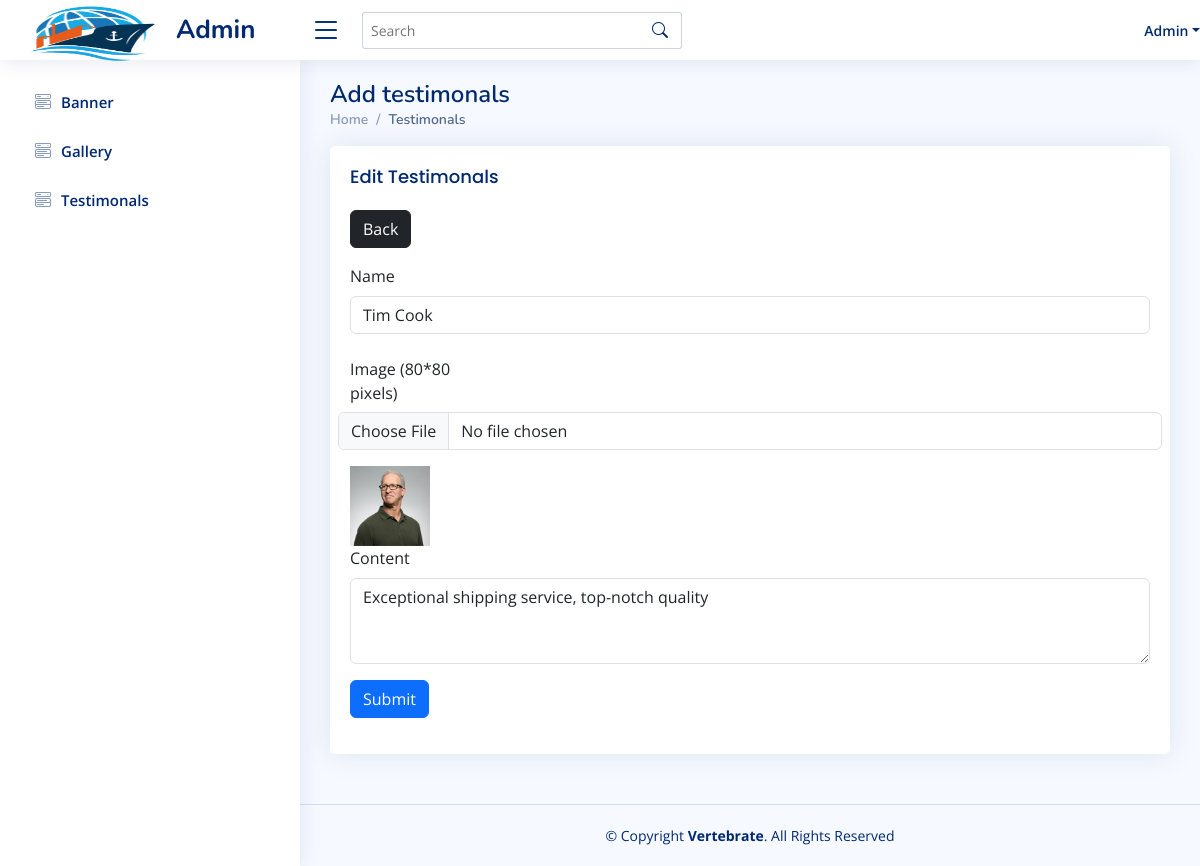
Page /admin/edit_testimonals.php?edit_id=6 (signed in) on the committed database.
### tables this page shows
CREATE TABLE `testimonals` (
  `test_id` int(11) NOT NULL,
  `name` varchar(50) NOT NULL,
  `image` varchar(200) NOT NULL,
  `content` text NOT NULL,
  `created_at` datetime NOT NULL DEFAULT current_timestamp() ON UPDATE current_timestamp()
);

### admin/controller/main.php (called while the page is built, shortened)
<?php
class dashboard
{
    public function testimonalsdetails($id)
    {
        $db = getDB();
        $stmt = $db->prepare("SELECT * FROM testimonals where test_id=:id");
        $stmt->bindParam("id", $id, PDO::PARAM_STR);
        $stmt->execute();
        $count = $stmt->rowCount();
        $data = $stmt->fetch(PDO::FETCH_OBJ);
        if ($count) {
            return $data;
        } else {
            return false;
        }
    }
}

### admin/edit_testimonals.php (the view, shortened to what this page needs)
<?php include 'includes/header.php'; ?>
<?php
include_once 'controller/main.php';
$user = new dashboard();
$id = $_GET['edit_id'];
$testimonals = $user->testimonalsdetails($id);
?><script>
<main id="main" class="main">
    <div class="pagetitle">
        <h1>Add testimonals</h1>
        <nav>
            <ol class="breadcrumb">
                <li class="breadcrumb-item"><a href="index.php">Home</a></li>
                <li class="breadcrumb-item active">Testimonals</li>
            </ol>
        </nav>
    </div>
    <section class="section">
        <div class="row">
            <div class="col-lg-12">
                <div class="card">
                    <div class="card-body">
                        <h5 class="card-title ">Edit Testimonals</h5>
                        <a href="testimonals.php" class="btn cur-p btn-dark mb-3">Back</a>
                        <form method="post" enctype="multipart/form-data">
                            <div class="mb-3">
                                <label for="exampleFormControlInput1" class="form-label">Name</label>
                                <input type="text" name="name" class="form-control" id="exampleFormControlInput1" value="<?php echo $testimonals->name ?>">
                            </div>
                            <div class="row mb-3">
                                <label for="inputNumber" class="col-sm-2 col-form-label">Image (80*80 pixels)</label>
                                <input type="file" class="form-control" name="image">
                            </div>
                            <div>
                                <img style="height:80px; width:80px" src="<?php echo $testimonals->image; ?>">
                            </div>
                            <div class="mb-3">
                                <label for="exampleFormControlTextarea1" class="form-label">Content</label>
                                <textarea class="form-control" name="content" id="exampleFormControlTextarea1" rows="3"><?php echo $testimonals->content ?></textarea>
                            </div>
                            <div class="row mb-3">
                                <div class="col-sm-10">
                                    <button type="submit" name="submit" class="btn btn-primary">Submit</button>
                                </div>
                            </div>
                        </form>
                    </div>
                </div>
            </div>
        </div>
    </section>
</main>
<?php include 'includes/footer.php'; ?>

### admin/assets/css/style.css (style rules this page uses)
:root { scroll-behavior: smooth; }
body { font-family: "Open Sans", sans-serif; background: #f6f9ff; color: #444444; }
a { color: #4154f1; text-decoration: none; }
h1, h2, h3, h4, h5, h6 { font-family: "Nunito", sans-serif; }
#main { margin-top: 60px; padding: 20px 30px; transition: all 0.3s; }
.pagetitle { margin-bottom: 10px; }
.pagetitle h1 { font-size: 24px; margin-bottom: 0; font-weight: 600; color: #012970; }
.card { margin-bottom: 30px; border: none; border-radius: 5px; box-shadow: 0px 0 30px rgba(1, 41, 112, 0.1); }
.card-title { padding: 20px 0 15px 0; font-size: 18px; font-weight: 500; color: #012970; font-family: "Poppins", sans-serif; }
.card-body { padding: 0 20px 20px 20px; }
.breadcrumb { font-size: 14px; font-family: "Nunito", sans-serif; color: #899bbd; font-weight: 600; }
.breadcrumb a { color: #899bbd; transition: 0.3s; }
.breadcrumb .breadcrumb-item::before { color: #899bbd; }
.breadcrumb .active { color: #51678f; font-weight: 600; }
@media (min-width: 1200px) { #main, #footer { margin-left: 300px; } }

### rows in the picture
testimonals: name "Tim Cook", image (picture), content "Exceptional shipping service, top-notch quality"
